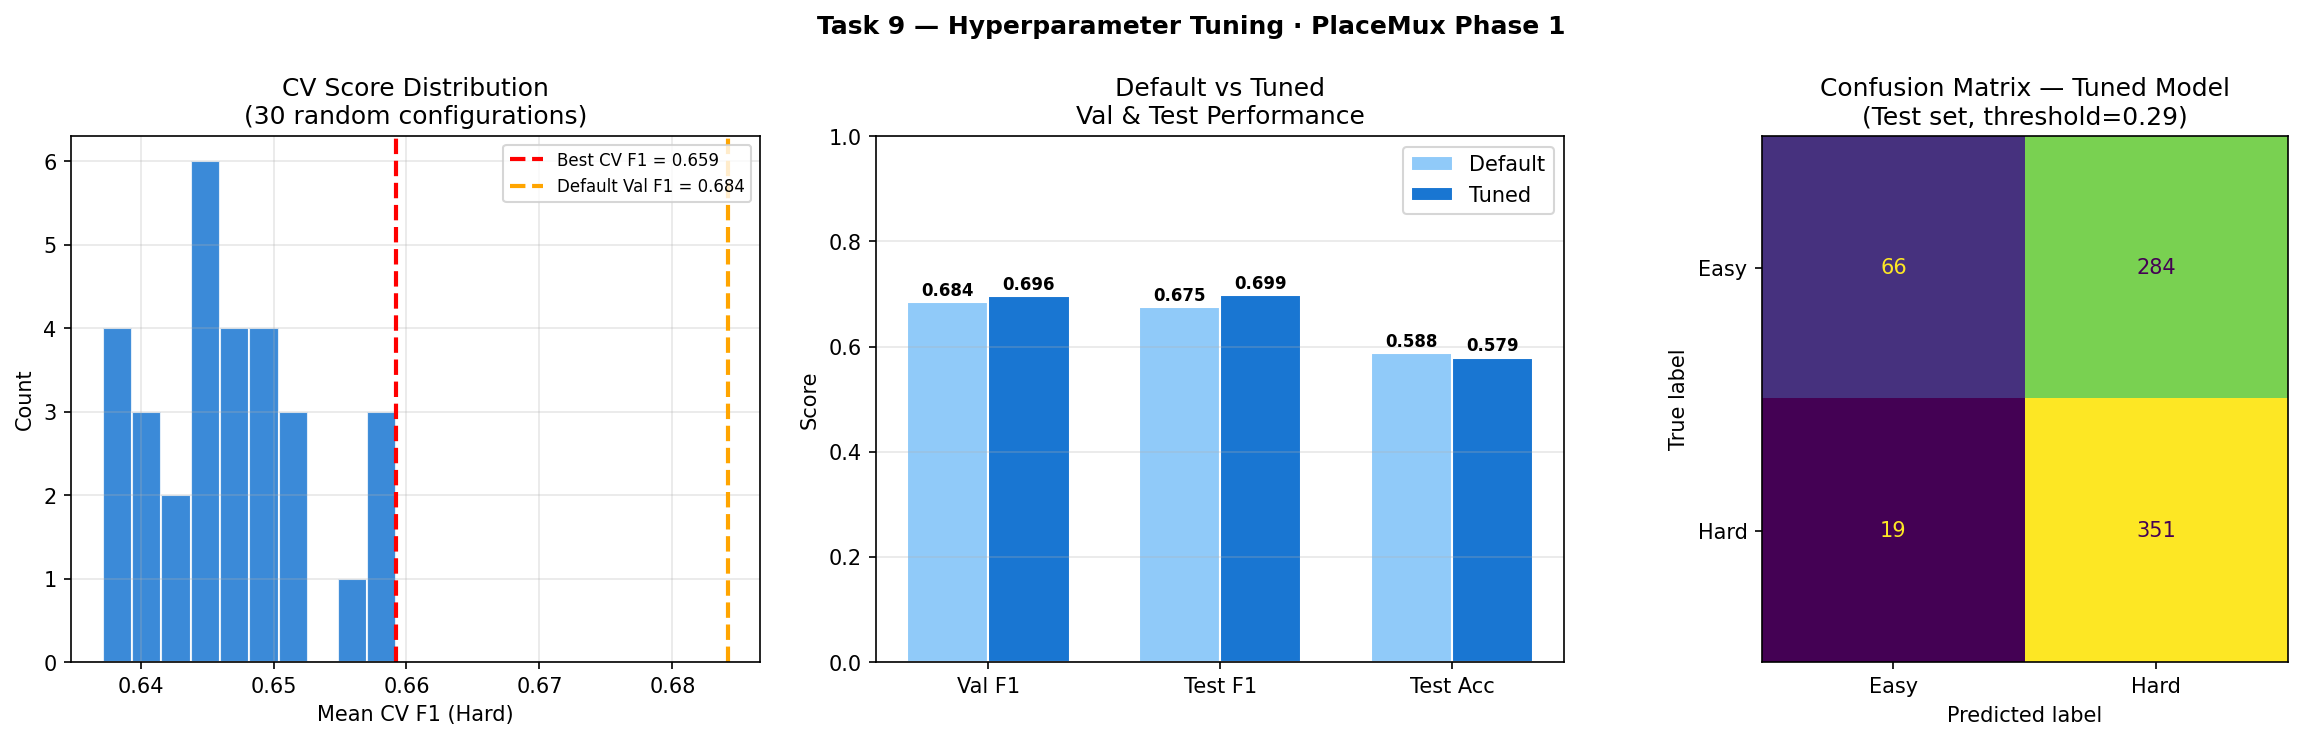

Python code for this plot:
"""
Task 9 — Hyperparameter Tuning
PlaceMux · Phase 1 · AI/ML Developer
=====================================================
WHAT THIS SCRIPT DOES:
  Systematically tunes the RandomForest hyperparameters from Task 8's pipeline
  using RandomizedSearchCV with 5-fold cross-validation, scored by F1 (Hard class).
  Confirms the gain holds on the held-out test set (never touched during search).

  Run with:
      python task9_tuning.py

WHY RandomizedSearchCV OVER GridSearchCV:
  Grid search on 4 hyperparameters with even modest ranges = hundreds of fits.
  Random search samples the space more efficiently — Bergstra & Bengio (2012)
  showed random search finds near-optimal settings in far fewer evaluations,
  especially when only 1-2 params actually matter. We run 30 iterations × 5 folds
  = 150 fits, which is tractable and covers the space well.

WHY NOT BAYESIAN (Optuna):
  Bayesian search shines on expensive models (XGBoost, neural nets). For RF on
  ~3000 rows, random search is fast enough and produces comparable results without
  the extra dependency.

HYPERPARAMETERS CHOSEN AND WHY:
  n_estimators    — more trees = lower variance, but diminishing returns after ~200
  max_depth       — primary bias/variance knob; deep trees overfit, shallow underfit
  min_samples_leaf— minimum samples at a leaf; higher = smoother, less overfit
  max_features    — fraction of features per split; controls diversity across trees
  These 4 are the highest-leverage params for RF. Others (criterion, bootstrap)
  rarely move the needle enough to justify the search cost.

DELIVERABLE:
  Tuned model with best config, CV results, and confirmed test-set gain over default.
"""

import numpy as np
import pandas as pd
import matplotlib
matplotlib.use("Agg")
import matplotlib.pyplot as plt
import glob, json, warnings, hashlib
from datetime import datetime
from pathlib import Path
warnings.filterwarnings("ignore")

import joblib
from sklearn.model_selection import train_test_split, RandomizedSearchCV, StratifiedKFold
from sklearn.pipeline import Pipeline
from sklearn.compose import ColumnTransformer
from sklearn.preprocessing import StandardScaler, LabelEncoder
from sklearn.ensemble import RandomForestClassifier
from sklearn.metrics import (
    f1_score, accuracy_score, precision_score, recall_score,
    classification_report, confusion_matrix, ConfusionMatrixDisplay,
    roc_curve, auc
)

SEED      = 42
OUT_DIR   = Path("/mnt/user-data/outputs")
OUT_DIR.mkdir(parents=True, exist_ok=True)
np.random.seed(SEED)

print("=" * 60)
print("TASK 9 — HYPERPARAMETER TUNING")
print("PlaceMux · Phase 1 · AI/ML Developer")
print("=" * 60)
print(f"Run started : {datetime.now().strftime('%Y-%m-%d %H:%M:%S')}\n")

# ── STAGE 1: DATA LOADING (identical to Task 8) ───────────────────────────────
print("── STAGE 1: DATA LOADING ──")
files = [f for f in sorted(glob.glob("/mnt/user-data/uploads/formatted_*.xlsx"))
         if "DevOps" not in f]
data = pd.concat([pd.read_excel(f) for f in files], ignore_index=True)
print(f"  Rows loaded : {len(data)} from {len(files)} files")

REQUIRED = ["question_text","option_a","option_b","option_c","option_d",
            "domain","topic","difficulty_level"]
missing = [c for c in REQUIRED if c not in data.columns]
if missing:
    raise ValueError(f"Missing columns: {missing}")
print(f"  Schema      : ✓\n")

# ── STAGE 2: TARGET + SPLIT ───────────────────────────────────────────────────
print("── STAGE 2: TARGET ENGINEERING & SPLIT ──")
MEDIAN_SPLIT = 42.0
data["label"] = (data["difficulty_level"] >= MEDIAN_SPLIT).astype(int)

X_meta = data[["question_text","option_a","option_b","option_c",
               "option_d","domain","topic","difficulty_level"]]
y = data["label"]

X_train_meta, X_temp, y_train, y_temp = train_test_split(
    X_meta, y, test_size=0.30, random_state=SEED, stratify=y)
X_val_meta, X_test_meta, y_val, y_test = train_test_split(
    X_temp, y_temp, test_size=0.50, random_state=SEED, stratify=y_temp)

print(f"  Train: {len(X_train_meta)} | Val: {len(X_val_meta)} | Test: {len(X_test_meta)}\n")

# ── STAGE 3: FEATURE ENGINEERING (leakage-safe, from Task 7/8) ───────────────
print("── STAGE 3: FEATURE ENGINEERING ──")

# Fit aggregate maps and encoders on TRAIN ONLY — same pattern as Tasks 7 & 8
train_domain_map = X_train_meta.groupby("domain")["difficulty_level"].mean().to_dict()
train_topic_map  = X_train_meta.groupby("topic")["difficulty_level"].mean().to_dict()
global_mean      = X_train_meta["difficulty_level"].mean()
le_domain        = LabelEncoder().fit(data["domain"].astype(str))
le_topic         = LabelEncoder().fit(data["topic"].astype(str))

def engineer_features(df_meta):
    """
    Derives 11 baseline features (Task 7 locked set) from raw question metadata.
    Uses frozen train-only lookup tables for aggregate features — no leakage.
    """
    df = df_meta.copy()
    df["q_len"]              = df["question_text"].str.len().fillna(0)
    df["q_word_count"]       = df["question_text"].str.split().str.len().fillna(0)
    opt_cols = ["option_a","option_b","option_c","option_d"]
    for col in opt_cols:
        df[f"{col[:5]}_len"] = df[col].str.len().fillna(0)
    len_cols = [f"{c[:5]}_len" for c in opt_cols]
    df["avg_opt_len"]        = df[len_cols].mean(axis=1)
    df["max_opt_len"]        = df[len_cols].max(axis=1)
    df["opt_len_range"]      = df[len_cols].max(axis=1) - df[len_cols].min(axis=1)
    df["total_opt_len"]      = df[len_cols].sum(axis=1)
    df["q_to_avg_opt_ratio"] = df["q_len"] / (df["avg_opt_len"] + 1)
    df["domain_avg_difficulty"] = df["domain"].map(train_domain_map).fillna(global_mean)
    df["topic_avg_difficulty"]  = df["topic"].map(train_topic_map).fillna(global_mean)
    df["domain_enc"]         = le_domain.transform(df["domain"].astype(str))
    df["topic_enc"]          = le_topic.transform(df["topic"].astype(str))
    return df

BASELINE_FEATURES = [
    "q_to_avg_opt_ratio","q_len","topic_avg_difficulty","max_opt_len",
    "avg_opt_len","opt_len_range","total_opt_len","q_word_count",
    "topic_enc","domain_avg_difficulty","domain_enc"
]
NUM_FEATURES = [f for f in BASELINE_FEATURES if f not in ["topic_enc","domain_enc"]]
CAT_FEATURES = ["topic_enc","domain_enc"]

X_train = engineer_features(X_train_meta)[BASELINE_FEATURES]
X_val   = engineer_features(X_val_meta)[BASELINE_FEATURES]
X_test  = engineer_features(X_test_meta)[BASELINE_FEATURES]
print(f"  Features    : {len(BASELINE_FEATURES)} (Task 7 locked baseline)\n")

# ── STAGE 4: DEFAULT BASELINE (Task 8 model) ──────────────────────────────────
# Establish the benchmark we must beat. Default RF with no tuning.
# We score at threshold=0.29 (Task 6 cost-justified threshold — kept fixed
# throughout tuning so we're comparing apples to apples).
print("── STAGE 4: DEFAULT BASELINE ──")
THRESH = 0.29

preprocessor = ColumnTransformer([
    ("num", StandardScaler(), NUM_FEATURES),
    ("cat", "passthrough",    CAT_FEATURES),
])

default_pipeline = Pipeline([
    ("preprocessor", preprocessor),
    ("classifier",   RandomForestClassifier(
        n_estimators=100, random_state=SEED, class_weight="balanced"))
])
default_pipeline.fit(X_train, y_train)

y_prob_default_val  = default_pipeline.predict_proba(X_val)[:, 1]
y_prob_default_test = default_pipeline.predict_proba(X_test)[:, 1]
y_pred_default_val  = (y_prob_default_val  >= THRESH).astype(int)
y_pred_default_test = (y_prob_default_test >= THRESH).astype(int)

default_val_f1   = f1_score(y_val,  y_pred_default_val)
default_test_f1  = f1_score(y_test, y_pred_default_test)
default_test_acc = accuracy_score(y_test, y_pred_default_test)

print(f"  Default config   : n_estimators=100, max_depth=None, min_samples_leaf=1, max_features='sqrt'")
print(f"  Val  F1 (Hard)   : {default_val_f1:.4f}")
print(f"  Test F1 (Hard)   : {default_test_f1:.4f}  ← benchmark to beat")
print(f"  Test Accuracy    : {default_test_acc:.4f}\n")

# ── STAGE 5: HYPERPARAMETER SEARCH ───────────────────────────────────────────
# Strategy: RandomizedSearchCV with 30 iterations × 5-fold StratifiedKFold.
# Scoring: f1 for the Hard class (class index 1) — matches business metric.
# Search space: 4 high-leverage RF hyperparameters only.
# Test set is NEVER touched during search — only train data with CV.
print("── STAGE 5: RANDOMIZED SEARCH (30 iter × 5-fold CV) ──")
print("  Scoring metric  : F1 (Hard class)")
print("  Search space:")

param_dist = {
    # n_estimators: more trees reduce variance but plateau around 200-300
    "classifier__n_estimators"   : [50, 100, 150, 200, 300],

    # max_depth: None = fully grown (overfits); shallow = high bias
    # Range 5-30 covers the bias/variance tradeoff zone for this dataset size
    "classifier__max_depth"      : [5, 10, 15, 20, 30, None],

    # min_samples_leaf: higher = smoother decision boundary, less overfit
    # 1 is RF default; 5-20 adds regularisation
    "classifier__min_samples_leaf": [1, 2, 5, 10, 20],

    # max_features: fraction of features per split
    # 'sqrt' is RF default; lower = more diverse trees (more regularisation)
    "classifier__max_features"   : ["sqrt", "log2", 0.5, 0.7],
}
for param, values in param_dist.items():
    print(f"    {param.replace('classifier__',''):<22}: {values}")

# StratifiedKFold ensures class balance in every fold
# We use train data only — val and test are held out entirely
cv_scheme = StratifiedKFold(n_splits=5, shuffle=True, random_state=SEED)

# Pipeline for search — same preprocessor, RF with class_weight fixed
search_pipeline = Pipeline([
    ("preprocessor", ColumnTransformer([
        ("num", StandardScaler(), NUM_FEATURES),
        ("cat", "passthrough",    CAT_FEATURES),
    ])),
    ("classifier", RandomForestClassifier(
        random_state=SEED, class_weight="balanced"))
])

search = RandomizedSearchCV(
    estimator  = search_pipeline,
    param_distributions = param_dist,
    n_iter     = 30,          # 30 random combinations
    cv         = cv_scheme,   # 5-fold stratified
    scoring    = "f1",        # F1 for Hard class (positive label = 1)
    n_jobs     = -1,          # use all available cores
    random_state = SEED,
    verbose    = 1,
    refit      = True         # refit best params on full train set
)

print(f"\n  Running search (30 × 5 = 150 fits)...")
search.fit(X_train, y_train)

best_params  = search.best_params_
best_cv_f1   = search.best_score_
best_estimator = search.best_estimator_

print(f"\n  ✓ Search complete")
print(f"  Best CV F1 (mean over 5 folds) : {best_cv_f1:.4f}")
print(f"  Best hyperparameters:")
for k, v in best_params.items():
    print(f"    {k.replace('classifier__',''):<22}: {v}")

# ── STAGE 6: EVALUATE TUNED MODEL ────────────────────────────────────────────
# Select by CV score (not val score) — val set is reserved for final comparison.
# Now confirm the CV gain holds on val AND test (both unseen during search).
print("\n── STAGE 6: EVALUATE TUNED MODEL ──")

y_prob_tuned_val  = best_estimator.predict_proba(X_val)[:, 1]
y_prob_tuned_test = best_estimator.predict_proba(X_test)[:, 1]
y_pred_tuned_val  = (y_prob_tuned_val  >= THRESH).astype(int)
y_pred_tuned_test = (y_prob_tuned_test >= THRESH).astype(int)

tuned_val_f1   = f1_score(y_val,  y_pred_tuned_val)
tuned_test_f1  = f1_score(y_test, y_pred_tuned_test)
tuned_test_acc = accuracy_score(y_test, y_pred_tuned_test)
tuned_test_rec = recall_score(y_test, y_pred_tuned_test)
tuned_test_pre = precision_score(y_test, y_pred_tuned_test)

gain_val  = tuned_val_f1  - default_val_f1
gain_test = tuned_test_f1 - default_test_f1

print(f"\n  {'Metric':<22} {'Default':>10} {'Tuned':>10} {'Gain':>10}")
print(f"  {'-'*54}")
print(f"  {'Val F1 (Hard)':<22} {default_val_f1:>10.4f} {tuned_val_f1:>10.4f} {gain_val:>+10.4f}")
print(f"  {'Test F1 (Hard)':<22} {default_test_f1:>10.4f} {tuned_test_f1:>10.4f} {gain_test:>+10.4f}")
print(f"  {'Test Accuracy':<22} {default_test_acc:>10.4f} {tuned_test_acc:>10.4f} {tuned_test_acc-default_test_acc:>+10.4f}")

print(f"\n  Full classification report (tuned, test set):")
report = classification_report(y_test, y_pred_tuned_test, target_names=["Easy","Hard"])
print("\n".join("    " + l for l in report.splitlines()))

# Show top 5 CV results for transparency
print(f"\n  Top 5 CV results from search:")
cv_results = pd.DataFrame(search.cv_results_)
top5 = cv_results.nlargest(5, "mean_test_score")[
    ["mean_test_score","std_test_score",
     "param_classifier__n_estimators","param_classifier__max_depth",
     "param_classifier__min_samples_leaf","param_classifier__max_features"]
].reset_index(drop=True)
print(top5.to_string(index=False))

# ── STAGE 7: SAVE ARTIFACTS ───────────────────────────────────────────────────
print("\n── STAGE 7: SAVING ARTIFACTS ──")

# Save tuned model
model_path = OUT_DIR / "task9_tuned_model.joblib"
joblib.dump(best_estimator, model_path)
print(f"  ✓ Tuned model   : {model_path}")

# Reproducibility hash
pred_hash = hashlib.sha256(y_pred_tuned_test.tobytes()).hexdigest()

# Experiment log
log = {
    "task"          : "Task 9 — Hyperparameter Tuning",
    "timestamp"     : datetime.now().isoformat(),
    "seed"          : SEED,
    "threshold"     : THRESH,
    "search_strategy": "RandomizedSearchCV",
    "n_iter"        : 30,
    "cv_folds"      : 5,
    "scoring_metric": "f1 (Hard class)",
    "param_space"   : {k: str(v) for k, v in param_dist.items()},
    "best_params"   : {k.replace("classifier__",""): str(v) for k, v in best_params.items()},
    "best_cv_f1"    : round(best_cv_f1, 4),
    "default": {
        "val_f1"   : round(default_val_f1, 4),
        "test_f1"  : round(default_test_f1, 4),
        "test_acc" : round(default_test_acc, 4),
    },
    "tuned": {
        "val_f1"       : round(tuned_val_f1, 4),
        "test_f1"      : round(tuned_test_f1, 4),
        "test_acc"     : round(tuned_test_acc, 4),
        "test_precision": round(tuned_test_pre, 4),
        "test_recall"  : round(tuned_test_rec, 4),
    },
    "gain": {
        "val_f1"  : round(gain_val, 4),
        "test_f1" : round(gain_test, 4),
    },
    "reproducibility_hash": pred_hash,
    "note": "Test set was never used during search. CV scored on train folds only."
}

log_path = OUT_DIR / "task9_experiment_log.json"
with open(log_path, "w") as f:
    json.dump(log, f, indent=2)
print(f"  ✓ Experiment log: {log_path}")
print(f"  ✓ Repro hash    : {pred_hash[:16]}...")

# ── STAGE 8: PLOTS ────────────────────────────────────────────────────────────
fig, axes = plt.subplots(1, 3, figsize=(16, 5))
fig.suptitle("Task 9 — Hyperparameter Tuning · PlaceMux Phase 1",
             fontsize=12, fontweight="bold")

# Plot 1: CV score distribution across all 30 iterations
cv_f1_scores = cv_results["mean_test_score"].values
axes[0].hist(cv_f1_scores, bins=10, color="#1976D2", edgecolor="white", alpha=0.85)
axes[0].axvline(best_cv_f1, color="red", linestyle="--", lw=2,
                label=f"Best CV F1 = {best_cv_f1:.3f}")
axes[0].axvline(default_val_f1, color="orange", linestyle="--", lw=2,
                label=f"Default Val F1 = {default_val_f1:.3f}")
axes[0].set_xlabel("Mean CV F1 (Hard)")
axes[0].set_ylabel("Count")
axes[0].set_title("CV Score Distribution\n(30 random configurations)")
axes[0].legend(fontsize=8)
axes[0].grid(True, alpha=0.3)

# Plot 2: Default vs Tuned on Val and Test
metrics_labels = ["Val F1", "Test F1", "Test Acc"]
default_scores = [default_val_f1, default_test_f1, default_test_acc]
tuned_scores   = [tuned_val_f1,   tuned_test_f1,   tuned_test_acc]
x = np.arange(len(metrics_labels))
w = 0.35
bars1 = axes[1].bar(x - w/2, default_scores, w, label="Default", color="#90CAF9", edgecolor="white")
bars2 = axes[1].bar(x + w/2, tuned_scores,   w, label="Tuned",   color="#1976D2", edgecolor="white")
for bar, val in zip(list(bars1) + list(bars2), default_scores + tuned_scores):
    axes[1].text(bar.get_x() + bar.get_width()/2, bar.get_height() + 0.005,
                 f"{val:.3f}", ha="center", va="bottom", fontsize=8, fontweight="bold")
axes[1].set_xticks(x)
axes[1].set_xticklabels(metrics_labels)
axes[1].set_ylim(0, 1)
axes[1].set_ylabel("Score")
axes[1].set_title("Default vs Tuned\nVal & Test Performance")
axes[1].legend()
axes[1].grid(True, axis="y", alpha=0.3)

# Plot 3: Confusion matrix of tuned model on test set
cm = confusion_matrix(y_test, y_pred_tuned_test)
disp = ConfusionMatrixDisplay(cm, display_labels=["Easy","Hard"])
disp.plot(ax=axes[2], colorbar=False)
axes[2].set_title(f"Confusion Matrix — Tuned Model\n(Test set, threshold={THRESH})")

plt.tight_layout()
plot_path = OUT_DIR / "task9_tuning.png"
plt.savefig(plot_path, dpi=150, bbox_inches="tight")
print(f"  ✓ Plot saved    : {plot_path}\n")

# ── FINAL SUMMARY ─────────────────────────────────────────────────────────────
gain_status = "✓ GAIN CONFIRMED" if gain_test > 0 else "✗ NO GAIN — check search space"
print("=" * 60)
print("✓ TASK 9 COMPLETE — TUNING SUMMARY")
print("=" * 60)
print(f"  Search          : RandomizedSearchCV, 30 iter, 5-fold CV")
print(f"  Scoring metric  : F1 (Hard class)")
print(f"  Best CV F1      : {best_cv_f1:.4f}")
print(f"  Default Test F1 : {default_test_f1:.4f}")
print(f"  Tuned  Test F1  : {tuned_test_f1:.4f}  ({gain_test:+.4f})")
print(f"  Test confirmed  : {gain_status}")
print(f"\n  Best config:")
for k, v in best_params.items():
    print(f"    {k.replace('classifier__',''):<22}: {v}")
print(f"\n  Artifacts:")
print(f"    task9_tuned_model.joblib    — best tuned Pipeline")
print(f"    task9_experiment_log.json   — full log + CV results + hash")
print(f"    task9_tuning.png            — CV distribution, comparison, confusion matrix")
